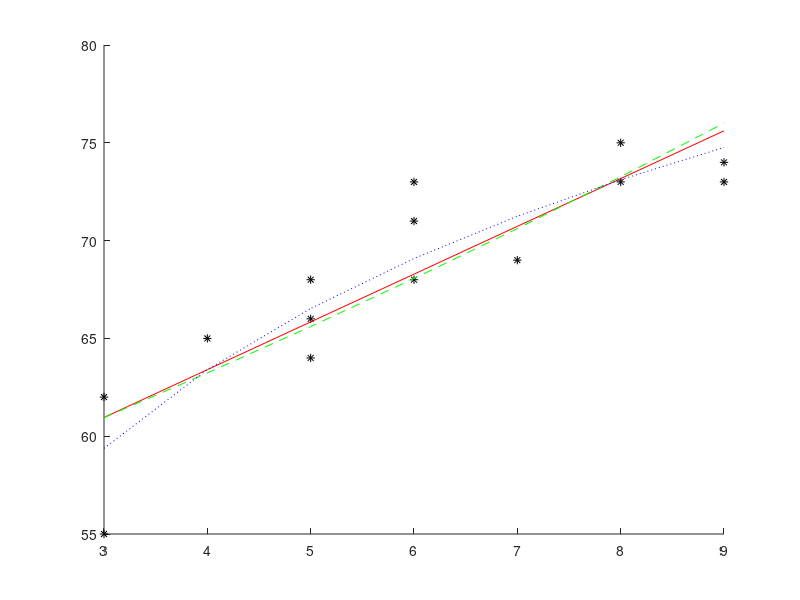

Source code (MATLAB): (Note: this script raises an error after producing the figure.)
%To Run my code just type Hw1_Patel_Pratik in command

function CorrelationCoefficients=Hw1_Patel_Pratik() 

clf

%The data given to us and it being plotted as black asterik marks
age=[3,6,5,5,3,4,9,8,9,7,6,5,8,6];
height=[55,68,64,66,62,65,74,75,73,69,73,68,73,71];
hold on
plot(age,height,'*k')

%%%Linear Regression%%%

[a1,b1]=linear_reg(age,height);
x=linspace(3,9,7);
linearEquation=a1*(x)+b1;
hold on
%Plots the linear regression line and will be a red solid line
plot(x,linearEquation,'-r');
%Sets the correlation coefficeint fot linear regression into first spot 
CorrelationCoefficients(1)=correlationCoe(height,a1*age+b1);


%%%Exponential Regression%%%%

%Use linear regession method but change the data to work for exp.
[a2, b2] = linear_reg(age, log(height));  
exponential =  exp(b2) * exp(a2*x);          
hold on
%Plots the exponential regression line as a green dashed line
plot(x,exponential,'--g')
%Sets the correlation coefficeint fot exponential regression into second spot 
CorrelationCoefficients(2)=correlationCoe(height,exp(b2) * exp(a2*age));

 
%%%Logarithmic regression%%%
 
 %Use linear regression method but change the data for logar.
 [a3, b3] = linear_reg(log(age), height); 
 logarithmic =a3*log(x) + b3;  
 hold on
 %Plots the linear regression line as a blue dotted line
 p1=plot(x,logarithmic,':b');
 p1.LineWidth=2;
 %Sets the correlation coefficeint fot logarithmic regression into third spot 
 CorrelationCoefficients(3)=correlationCoe(height,a3*log(age) + b3);


%The folowing is just configuring the plot to add legend, axes titles, and etc.
hold off
grid on
legend("Points", "Lin Reg", "Exp Reg", "Log Reg", "Location", "southeast")
title('Age vs Height of Babies');
ylabel('Height(centimeters)');
xlabel('Age(months)');
set(gcf, 'Units', 'Normalized', 'OuterPosition', [0, 0.04, 1, 0.96]);
yticks([54 56 58 60 62 64 66 68 70 72 74 76 78]);
end

%{
Since for all three fits we will be using the linear regression method but
just changing the data entered, I created a function that gives an a and b
using linear regression for a set of data to make it easier.
%}
function [a,b]= linear_reg(age,height) 
xsum=0;
ysum=0;
xsquared=0;
productsum=0;
[~,n]=size(age);
%finds the different sums needed to find a and b 
for i=1:n
    xsum=xsum+age(i);
    ysum=ysum+height(i);
    xsquared=xsquared+ age(i)^2;
    productsum= productsum+ age(i)*height(i);
end

a=(n*productsum-(xsum*ysum))/(n*xsquared-xsum^2);
b=(xsum*productsum-xsquared*ysum)/(xsum^2-n*xsquared);
end

%{
This function will find the correlational coeficcient given the orginial y
values and the function values.
%}
function coeffcient= correlationCoe(height,funcY)
ysum=sum(height);
[~,n]=size(height);
ysum=ysum/n;
sum1=0;
sum2=0;
for i=1:n
    sum1=sum1+ (height(i)-ysum)^2;
    sum2=sum2 + (funcY(i)-height(i))^2;
end

coeffcient=(sum1-sum2)/sum1;
end